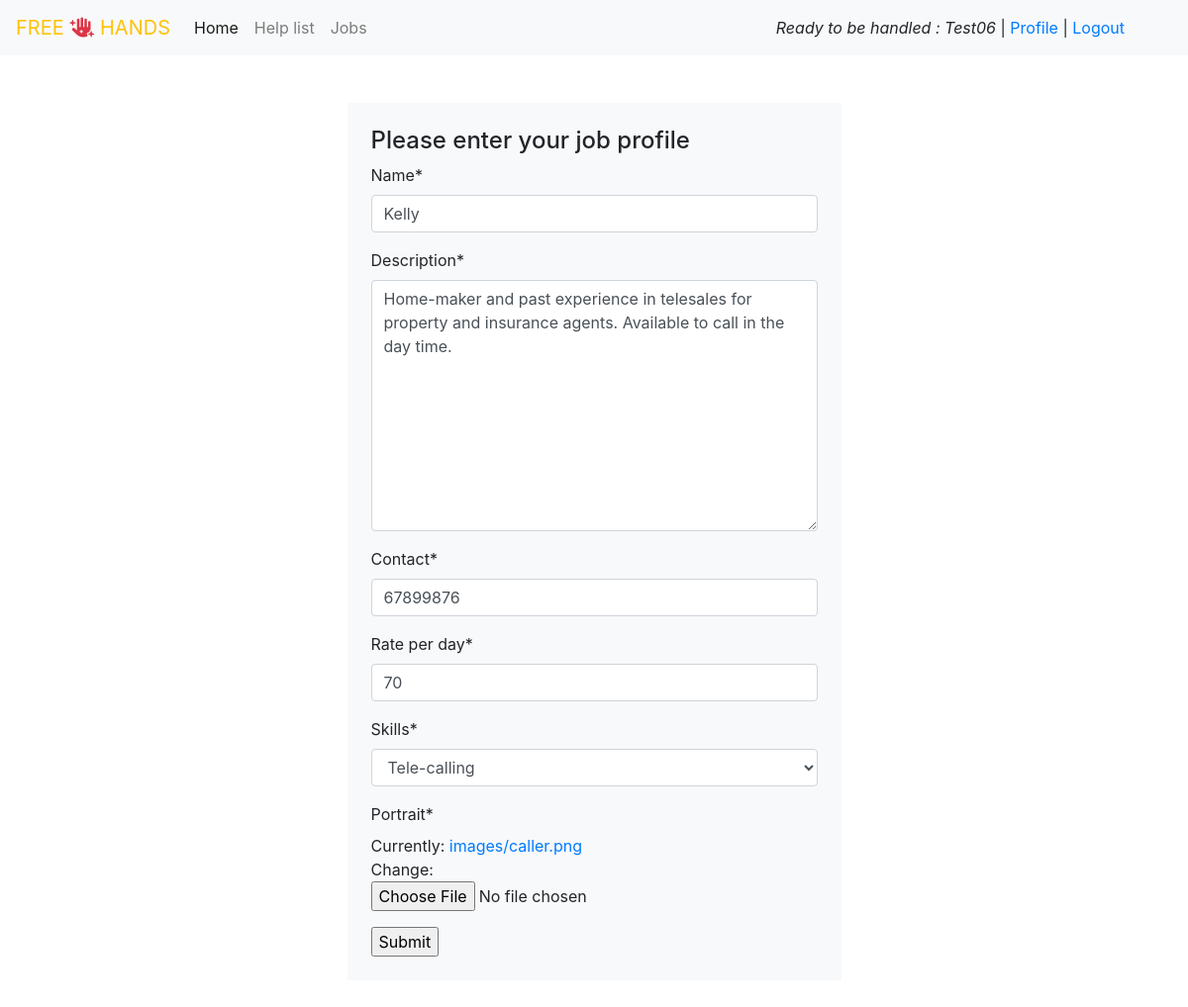
/hands/edit_profile/11 (signed in), run on the app's committed database.
### accounts/models.py (models this page shows)
class MyUser(AbstractUser):
    pass

### hands/models.py (models this page shows, shortened)
class Hands_info (models.Model):
    user = models.ForeignKey(
        MyUser, on_delete=models.CASCADE,
        null= False,
        blank = False
        )
    name = models.CharField(
        max_length = 64,
        blank = False,
        )
    description = models.TextField(
        max_length = 256,
        blank = False,
        )
    contact = models.IntegerField (
        blank = False,
        )
    rate_per_day = models.IntegerField(
        blank = False,
        default = 20
        )
    SKILLS = [
        ('Tutoring', 'Tutoring'),
        ('Gardening', 'Gardening'),
        ('Cleaning', 'Cleaning'),
        ('Delivery', 'Delivery'),
        ('Tele-calling','Tele-calling'),
        ('Others','Others'),
        ]
    skills = models.CharField(
        max_length = 16,
        choices = SKILLS,
        default = 'Others')
    portrait = models.ImageField(
        null=True,
        default = 'images/default_pic.png',
        upload_to='images/',
        )

### hands/views.py (the view)
# urls.py: path('edit_profile/<id>', edit_profile, name='edit_profile'),
@login_required
def edit_profile (request,id):
    selected_profile = get_object_or_404(Hands_info, pk=id)
    if request.method == "POST":
        form = Profile_form(request.POST, request.FILES, instance=selected_profile)
        if form.is_valid():
            form.user = request.user
            form.save()
            return redirect(profile)
    else:
        form = Profile_form(instance=selected_profile)
        return render(request, 'edit_profile.html',{
            'form':form
        })

### hands/forms.py
class Profile_form(forms.ModelForm):
    class Meta:
        model = Hands_info
        fields = (
            'name',
            'description',
            'contact',
            'rate_per_day',
            'skills',
            'portrait',
        )

### hands/templates/edit_profile.html (shortened to what this page needs)
{% extends 'base.html' %}
{% load crispy_forms_tags %}
{% block content %}
<section class='p-5 d-flex justify-content-center align-items-center'>
  <div class='bg-light p-4'>
    <h4>Please enter your job profile</h4>
    <form method='POST' enctype="multipart/form-data">
        {{ form|crispy }}
        <input type="submit">
    </form>
  </div>
</section>
{% endblock %}

### templates/base.html (shortened to what this page needs)
{% load static %}
<!doctype html>
<html lang="en">
<head>
  <link rel="stylesheet" href="https://stackpath.bootstrapcdn.com/bootstrap/4.4.1/css/bootstrap.min.css">
  <link rel="stylesheet" href="{% static 'style.css' %}" type="text/css" />
</head>
<body>
  <nav class="navbar navbar-expand-lg navbar-light bg-light">
    <a class="navbar-brand" href="{% url 'index' %}"><span class='text-warning'>FREE
    <i class="fas fa-hand-sparkles text-danger"></i>
    HANDS</span></a>
    <div class="collapse navbar-collapse" id="navbarSupportedContent">
      <ul class="navbar-nav mr-auto">
        <li class="nav-item active">
          <a class="nav-link" href="{% url 'index' %}">Home <span class="sr-only">(current)</span></a>
        </li>
        <li class="nav-item">
          <a class="nav-link" href="{% url 'help_list' %}">Help list</a>
        </li>
        <li class="nav-item">
          <a class="nav-link" href="{% url 'job_listing' %}">Jobs</a>
        </li>
      </ul>
      <div class='pr-5'>
        {% if user.is_authenticated %}
        <i>Ready to be handled : {{request.user.username|capfirst}}</i> |
        <a href="{% url 'profile' %}"> Profile</a> |
        <a href="{% url 'logout' %}"> Logout</a>
        {% endif %}
      </div>
    </div>
  </nav>
  {% block content %}{% endblock %}
</body>
</html>

### data on the page
MyUser: user.username "Test06"
Hands_info: name "Kelly", description "Home-maker and past experience in telesales for property and insurance agents. Available to call in the day time.", contact "67899876", rate_per_day "70", skills "Tele-calling"
